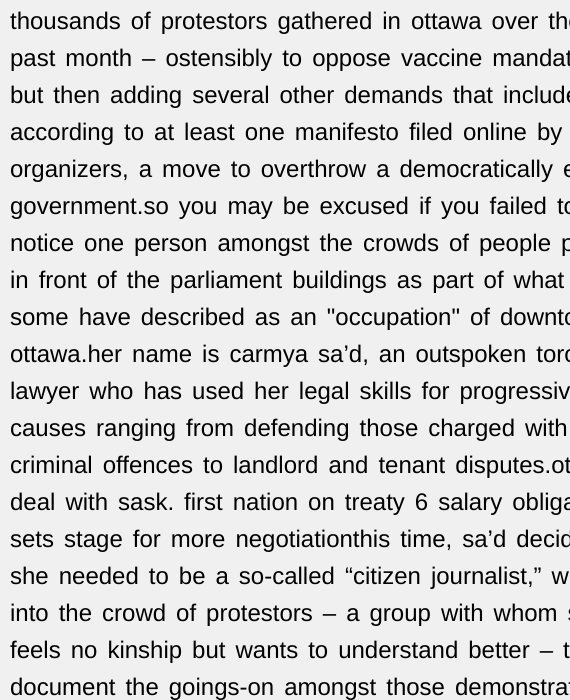
Frame 1 (no input)
Frame 60 (no input): identical to frame 1, image omitted
Frame 120 (the mouse pressed at the canvas centre since frame 60): identical to frame 1, image omitted

The p5.js sketch that drew this single still picture (run headless with seeded random() and noise() and a simulated clock; from frame 60 on, the mouse is pressed at the canvas centre):

// p5.js sketch
// ── sketch.js
let min = 0;
let max;

let passage = "Thousands of protestors gathered in Ottawa over the past month – ostensibly to oppose vaccine mandates, but then adding several other demands that included, according to at least one manifesto filed online by organizers, a move to overthrow a democratically elected government.So you may be excused if you failed to notice one person amongst the crowds of people packed in front of the Parliament buildings as part of what some have described as an \"occupation\" of downtown Ottawa.Her name is Carmya Sa’d, an outspoken Toronto lawyer who has used her legal skills for progressive causes ranging from defending those charged with criminal offences to landlord and tenant disputes.Ottawa's deal with Sask. First Nation on Treaty 6 salary obligations sets stage for more negotiationThis time, Sa’d decided she needed to be a so-called “citizen journalist,” wading into the crowd of protestors – a group with whom she feels no kinship but wants to understand better – to document the goings-on amongst those demonstrating. She’s been keeping up with the essential parts of her legal practice while staying in Ottawa but has spent a large amount of he"
let passArr = [];
let posX = 10;
let posY = 10;
let posXArr = [10]; //posX
let posYArr = [10]; //posY
let widthArr = [];
let heightArr = [];

let w, h, str;
let wordCharSumArr = [];

// let r = 0;
// let g = 0;
// let b = 0;

let slider;
let radio;


function setup() {
    createCanvas(570, 700);
    background(240);

    slider = createSlider(0, 255, 180, 10);
    slider.position(100, height + 10);
    slider.style('width', '80px');

    radio = createRadio();
    radio.option('1', 'Mode1');
    radio.option('2', 'Mode2');
    radio.option('3', 'Mode3');
    radio.style('width', '80px');
    // radio.selected('1');
    textAlign(CENTER);
    fill(255, 0, 0);

    textSize(24);
    textAlign(LEFT, TOP);
    colorMode(HSB);

    passArr = passage.toLowerCase().split(' ');
    max = passArr.length;
    // text(passage,10,10,width-20,height-20);
    console.log(max, passArr);


    /* ------------------ draw paragraph block by block ------------------ */
    const ctx = canvas.getContext('2d');

    for (let i = min; i < max; i++) {

        let word = passArr[i].split('');
        let wordCharSum = 0;
        for (let k = 0; k < word.length; k++) {
            let eachLetter = word[k].charCodeAt(0) - 96;
            wordCharSum += eachLetter;
        }
        //console.log(wordCharSum);
        wordCharSumArr.push(wordCharSum);

        /* ------------------ calculate word width and height ------------------ */
        str = ctx.measureText(passArr[i]); // TextMetrics object
        w = str.width; // text obj width
        h = str.fontBoundingBoxAscent + str.fontBoundingBoxDescent; // text obj height
        posX += w + 10;
        if (posX < width) {
            posXArr.push(posX);
            posYArr.push(posY);
        } else if (posX >= width) {
            posY += h + 10;
            posX = 10;
            posXArr.push(posX);
            posYArr.push(posY);
        }
        //console.log(i,posXArr[i],w, posYArr[i],h);

        fill(0);
        noStroke();
        text(passArr[i], posXArr[i], posYArr[i]);

        noFill();
        //stroke('red');
        rect(posXArr[i], posYArr[i], w, h);

        widthArr.push(w);
        heightArr.push(h);
    };



    /* --------- generate 3 random numbers to pick 3 words --------- */

    //   let num1 = int(random(min,max));
    //   let num2 = int(random(min,max));
    //   let num3 = int(random(min,max));

    /* --------- count r,g,b value out of the picked 3 words --------- */

    //   let word1 = passArr[num1].split('');
    //   for(let i = 0;i < word1.length; i++){
    //     let eachLetter1 = word1[i].charCodeAt(0)-96;
    //     r += eachLetter1;
    //     // console.log(aEach,rVal);
    //   }

    //   let word2 = passArr[num2].split('');
    //   for(let i = 0;i < word2.length; i++){
    //     let eachLetter2 = word2[i].charCodeAt(0)-96;
    //     g += eachLetter2;
    //   }

    //   let word3 = passArr[num3].split('');
    //   for(let i = 0;i < word3.length; i++){
    //     let eachLetter3 = word3[i].charCodeAt(0)-96;
    //     b += eachLetter3;
    //   }

    //   console.log(num1,passArr[num1],r);
    //   console.log(num2,passArr[num2],g);
    //   console.log(num3,passArr[num3],b);

}

function draw() {
    let valSlider = slider.value();
    let valRadio = radio.value();

    for (let i = min; i < max - 1; i++) {

        if (valRadio) {
            let col = color(valSlider, 60, wordCharSumArr[i])

            if (valRadio === "1") {
                col = color(valSlider, 60, wordCharSumArr[i]);
            } else if (valRadio === "2") {
                col = color(wordCharSumArr[i], 60, valSlider);
            } else if (valRadio === "3") {
                col = color(wordCharSumArr[i], 60, wordCharSumArr[i + 1])
            }

            fill(col);
        }

        rect(posXArr[i], posYArr[i], widthArr[i], heightArr[i]);
    }

}
